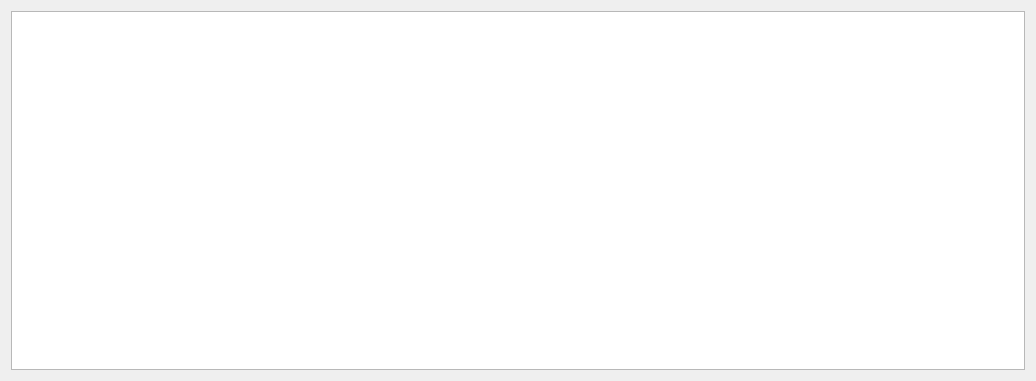
<?xml version="1.0" encoding="UTF-8"?>
<ui version="4.0">
 <class>ZqDatabaseDialog</class>
 <widget class="QDialog" name="ZqDatabaseDialog">
  <property name="geometry">
   <rect>
    <x>0</x>
    <y>0</y>
    <width>1036</width>
    <height>381</height>
   </rect>
  </property>
  <property name="windowTitle">
   <string>重汽数据库操作</string>
  </property>
  <layout class="QGridLayout" name="gridLayout">
   <item row="0" column="0">
    <widget class="QTableView" name="tableView"/>
   </item>
  </layout>
 </widget>
 <resources/>
 <connections/>
</ui>
